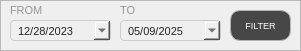
   <widget class="QFrame" name="demo_frameOthers_3">
    <property name="geometry">
     <rect>
      <x>990</x>
      <y>10</y>
      <width>301</width>
      <height>51</height>
     </rect>
    </property>
    <property name="styleSheet">
     <string notr="true">#demo_frameOthers_3 {
  background-color: #fcfcfc;
  border-radius: 8px; /* Adjust the pixel value to control the roundness */
}</string>
    </property>
    <property name="frameShape">
     <enum>QFrame::Shape::StyledPanel</enum>
    </property>
    <property name="frameShadow">
     <enum>QFrame::Shadow::Raised</enum>
    </property>
    <widget class="QLabel" name="label_total_indppl_2">
     <property name="geometry">
      <rect>
       <x>20</x>
       <y>100</y>
       <width>231</width>
       <height>21</height>
      </rect>
     </property>
     <property name="font">
      <font>
       <family>Arial</family>
       <pointsize>11</pointsize>
       <bold>true</bold>
      </font>
     </property>
     <property name="styleSheet">
      <string notr="true">#label_total_indppl {
	background-color: transparent;
	color: #4f4f4f;
}
</string>
     </property>
     <property name="text">
      <string/>
     </property>
     <property name="alignment">
      <set>Qt::AlignmentFlag::AlignLeading|Qt::AlignmentFlag::AlignLeft|Qt::AlignmentFlag::AlignVCenter</set>
     </property>
    </widget>
    <widget class="QPushButton" name="filter_stat_date_button">
     <property name="geometry">
      <rect>
       <x>230</x>
       <y>10</y>
       <width>61</width>
       <height>31</height>
      </rect>
     </property>
     <property name="font">
      <font>
       <family>Arial</family>
       <pointsize>7</pointsize>
      </font>
     </property>
     <property name="cursor">
      <cursorShape>PointingHandCursor</cursorShape>
     </property>
     <property name="focusPolicy">
      <enum>Qt::FocusPolicy::NoFocus</enum>
     </property>
     <property name="styleSheet">
      <string notr="true">#filter_stat_date_button {

background-color: #474747;

color: white;

border: 1px solid #b5b5b5;

border-radius: 10px;

padding: 10px;

}



#filter_stat_date_button:hover {

background-color: #636363;

color: white;

}



#filter_stat_date_button:pressed {

background-color: #bfbfbf;

color: white;

}</string>
     </property>
     <property name="text">
      <string>FILTER</string>
     </property>
     <property name="icon">
      <iconset>
       <normaloff>../../../Assets/FuncIcons/icon_filter.svg</normaloff>../../../Assets/FuncIcons/icon_filter.svg</iconset>
     </property>
     <property name="iconSize">
      <size>
       <width>18</width>
       <height>18</height>
      </size>
     </property>
    </widget>
    <widget class="QDateEdit" name="filter_date_min">
     <property name="geometry">
      <rect>
       <x>10</x>
       <y>20</y>
       <width>101</width>
       <height>21</height>
      </rect>
     </property>
     <property name="font">
      <font>
       <family>Arial</family>
       <pointsize>8</pointsize>
      </font>
     </property>
     <property name="styleSheet">
      <string notr="true">#filter_date_min {
    background-color: rgb(239, 239, 239);
    color: #242424;
    border: 1px solid #ccc;
    padding: 5px;
    border-radius: 4px;
    font-size: 0.8em; /* Example: 80% of the parent's font size */
}</string>
     </property>
     <property name="dateTime">
      <datetime>
       <hour>0</hour>
       <minute>0</minute>
       <second>0</second>
       <year>2023</year>
       <month>12</month>
       <day>28</day>
      </datetime>
     </property>
     <property name="displayFormat">
      <string>MM/dd/yyyy</string>
     </property>
     <property name="calendarPopup">
      <bool>true</bool>
     </property>
     <property name="currentSectionIndex">
      <number>0</number>
     </property>
     <property name="timeSpec">
      <enum>Qt::TimeSpec::UTC</enum>
     </property>
    </widget>
    <widget class="QDateEdit" name="filter_date_max">
     <property name="geometry">
      <rect>
       <x>120</x>
       <y>20</y>
       <width>101</width>
       <height>21</height>
      </rect>
     </property>
     <property name="font">
      <font>
       <family>Arial</family>
       <pointsize>8</pointsize>
      </font>
     </property>
     <property name="styleSheet">
      <string notr="true">#filter_date_max {
    background-color: rgb(239, 239, 239);
    color: #242424;
    border: 1px solid #ccc;
    padding: 5px;
    border-radius: 4px;
    font-size: 0.8em; /* Example: 80% of the parent's font size */
}</string>
     </property>
     <property name="dateTime">
      <datetime>
       <hour>0</hour>
       <minute>0</minute>
       <second>0</second>
       <year>2025</year>
       <month>5</month>
       <day>9</day>
      </datetime>
     </property>
     <property name="displayFormat">
      <string>MM/dd/yyyy</string>
     </property>
     <property name="calendarPopup">
      <bool>true</bool>
     </property>
     <property name="currentSectionIndex">
      <number>0</number>
     </property>
     <property name="timeSpec">
      <enum>Qt::TimeSpec::UTC</enum>
     </property>
    </widget>
    <widget class="QLabel" name="label_from">
     <property name="geometry">
      <rect>
       <x>10</x>
       <y>1</y>
       <width>101</width>
       <height>20</height>
      </rect>
     </property>
     <property name="font">
      <font>
       <family>Arial</family>
       <pointsize>8</pointsize>
      </font>
     </property>
     <property name="styleSheet">
      <string notr="true">#label_from{
	color: #969696;
}</string>
     </property>
     <property name="text">
      <string>&lt;html&gt;&lt;head/&gt;&lt;body&gt;&lt;p&gt;FROM&lt;/p&gt;&lt;/body&gt;&lt;/html&gt;</string>
     </property>
     <property name="alignment">
      <set>Qt::AlignmentFlag::AlignLeading|Qt::AlignmentFlag::AlignLeft|Qt::AlignmentFlag::AlignVCenter</set>
     </property>
    </widget>
    <widget class="QLabel" name="label_to">
     <property name="geometry">
      <rect>
       <x>120</x>
       <y>1</y>
       <width>101</width>
       <height>20</height>
      </rect>
     </property>
     <property name="font">
      <font>
       <family>Arial</family>
       <pointsize>8</pointsize>
      </font>
     </property>
     <property name="styleSheet">
      <string notr="true">#label_to{
	color: #969696;
}</string>
     </property>
     <property name="text">
      <string>&lt;html&gt;&lt;head/&gt;&lt;body&gt;&lt;p&gt;TO&lt;/p&gt;&lt;/body&gt;&lt;/html&gt;</string>
     </property>
     <property name="alignment">
      <set>Qt::AlignmentFlag::AlignLeading|Qt::AlignmentFlag::AlignLeft|Qt::AlignmentFlag::AlignVCenter</set>
     </property>
    </widget>
   </widget>
